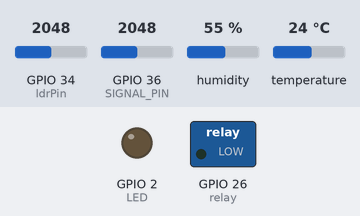
Simulated run of this sketch. Board: ESP32. Parts: switched loads named in the sketch (green lamp = pin HIGH), output pins drawn as LEDs (lit = HIGH). The inputs (shaded band) are chosen by the test bench; at power-on: temperature 24 °C, GPIO 34 (ldrPin) = 2048, GPIO 36 (SIGNAL_PIN) = 2048, humidity 55 %. WiFi joins after 1.5 s; servers stay silent unless stated; pins used as bus, display or sensor lines are not drawn; what the sketch prints to the serial monitor is not drawn.

Above: at 2.7 s.
2.8 s: temperature set to 29.4 °C
4.7 s: temperature set to 30.7 °C
At 6.0 s:
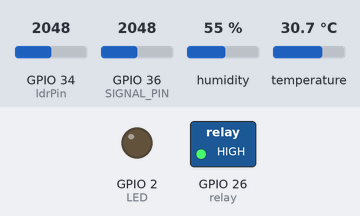
8.5 s: temperature set to 12 °C
At 9.9 s:
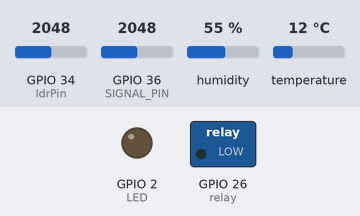
11.1 s: temperature set to 33 °C
At 12.9 s:
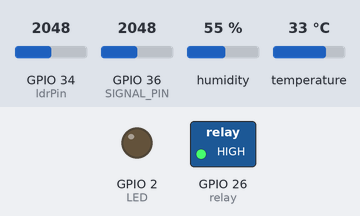
Timing chart, 0 to 14.4 s (numbered marks = the images above; inputs shaded):
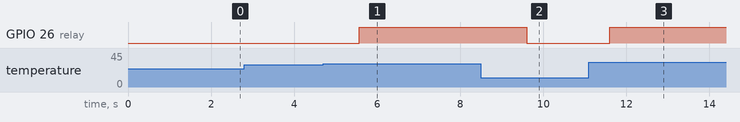

Measured:
- the behaviour switches between 30 and 30.1 °C on temperature (found by bisection; images 0 and 1)
- after the input at 4.7 s, GPIO 26 (relay): LOW → HIGH after 0.87 s
- after the input at 8.5 s, GPIO 26 (relay): HIGH → LOW after 1.1 s
- after the input at 11.1 s, GPIO 26 (relay): LOW → HIGH after 0.51 s

The sketch:

armChallengec.ino
```cpp
// for remote control - additional
#include <WiFi.h>
#include <WiFiClient.h>
#include <WebServer.h>
#include <ESPmDNS.h>
#include <WiFiUdp.h>

#include <WiFiMulti.h>
#include <HTTPClient.h>
#include "htmltext.h"

const char* ssid = "Laye";
const char* password = "kupp3708";

WiFiMulti wifiMulti;

WebServer server(80);


// for dht
#include "DHT.h"
#define DHTPIN 23
#define DHTTYPE DHT22
DHT dht(DHTPIN, DHTTYPE );
float h,t,f;


// for relay
int relayState = LOW ;
const int relay = 26;


// for servo
#define LED 2  // to replace the servo
const int ledState = 0;


// for ldr
const int ldrPin = 34;
int analogValue = 0;


// for water level
#define POWER_PIN 17
#define SIGNAL_PIN 36

int value = 0;

int activator = 0;


void handleRoot(){
server.send(200, "text/plain", "arm challenge");
}

void handleActuator(){
server.send(200, "text/html", page);
}


void setup(){

Serial.begin(115200);
dht.begin();

pinMode(LED, OUTPUT);

pinMode(POWER_PIN, OUTPUT);
digitalWrite(POWER_PIN, LOW);

pinMode(relay, OUTPUT);

pinMode(ldrPin, INPUT);

WiFi.mode(WIFI_STA);
WiFi.begin(ssid, password);

while(WiFi.status() != WL_CONNECTED){
delay(500);
Serial.print(".");
}

Serial.print("connected to ..");
Serial.print(WiFi.localIP());

server.on("/", handleRoot);
server.on("/controlActuator", handleActuator);

server.begin();

}


void dhtOperation(){
delay(10);
h = dht.readHumidity(); // humidity
t = dht.readTemperature(); // temperature in degree celcius
f = dht.readTemperature(true); // temperature in degree Fahrenheit

Serial.print("Humidity: "); Serial.print(h);
Serial.println("");
Serial.print("Temperature: "); Serial.print(t);
Serial.println("");
Serial.print("Temperature: "); Serial.print(f);

}

void waterLevelOperation(){
digitalWrite(POWER_PIN, HIGH);
delay(10);
value = analogRead(SIGNAL_PIN);
digitalWrite(POWER_PIN, LOW);
Serial.print("Water Level is "); Serial.print(value);


}

void ldrOperation(){
analogValue  = analogRead(ldrPin);
Serial.print("ldr reading  = "); Serial.print(analogValue); Serial.println("");
}

void loop(){

digitalWrite(relay, relayState); // initially relayState is LOW

dhtOperation();
waterLevelOperation();
ldrOperation();

// if water level is below a level turn on the pump (level assumed to be 0)
if(value != 0 && activator == 1){
relayState = HIGH;
Serial.print("pump is on"); Serial.println("");
}else{
relayState = LOW;
Serial.print("pump is off"); Serial.println("");
}

// temperature to determine when to activate the pump (temperature level assumed to be 30)
if(t > 30){
activator = 1;
Serial.print("the temperature is high. You can now turn on/off the pump"); Serial.println("");
}else{
activator = 0;
Serial.print("the temperature is low. You cannot control pump"); Serial.println("");
}

// ldr to shine light on crops (ldr value (analog) level assumed)
if(analogValue < 40){
Serial.println(" => Dark --- shining more light");
}else if(analogValue < 800){
Serial.println(" => Dim --- shining light");
}else if(analogValue < 2000){
Serial.println(" => enough sunlight");
}else{
Serial.println(" => just enough sunlight");
}


// activate fan(LED in this case) when temperature is too low (level assumed to be 30)
if(t < 30 and ledState==1){
digitalWrite(LED, HIGH);
}else{
digitalWrite(LED, LOW);
}


}
```

htmltext.h
```cpp
char page[] PROGMEM = R"(

<!DOCTYPE html>
<html>
<head>
<title>
</title>
</head>
<body>
</body>

</html>

)";
```
